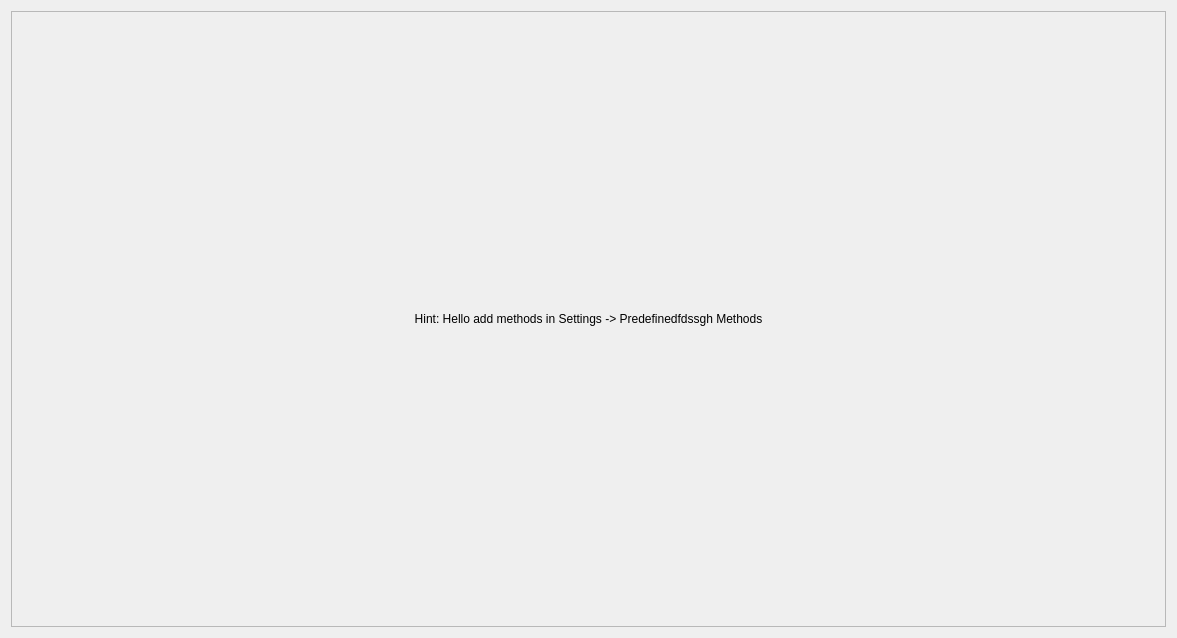
<?xml version="1.0" encoding="UTF-8"?>
<ui version="4.0">
 <class>predefFunctionsTab</class>
 <widget class="QWidget" name="predefFunctionsTab">
  <property name="geometry">
   <rect>
    <x>0</x>
    <y>0</y>
    <width>1177</width>
    <height>638</height>
   </rect>
  </property>
  <property name="windowTitle">
   <string>Form</string>
  </property>
  <layout class="QGridLayout" name="gridLayout_2">
   <item row="0" column="0">
    <widget class="QScrollArea" name="scrollArea">
     <property name="sizeAdjustPolicy">
      <enum>QAbstractScrollArea::AdjustIgnored</enum>
     </property>
     <property name="widgetResizable">
      <bool>true</bool>
     </property>
     <widget class="QWidget" name="scrollAreaWidgetContents_2">
      <property name="geometry">
       <rect>
        <x>0</x>
        <y>0</y>
        <width>1157</width>
        <height>618</height>
       </rect>
      </property>
      <layout class="QGridLayout" name="gridLayout">
       <item row="0" column="0">
        <layout class="QVBoxLayout" name="verticalLayout">
         <item>
          <layout class="QGridLayout" name="global_param_gridLayout"/>
         </item>
         <item>
          <widget class="QLabel" name="hintLabel">
           <property name="text">
            <string>Hint: Hello add methods in Settings -&gt; Predefinedfdssgh Methods</string>
           </property>
           <property name="alignment">
            <set>Qt::AlignCenter</set>
           </property>
          </widget>
         </item>
        </layout>
       </item>
      </layout>
     </widget>
    </widget>
   </item>
  </layout>
 </widget>
 <tabstops>
  <tabstop>scrollArea</tabstop>
 </tabstops>
 <resources/>
 <connections/>
</ui>
